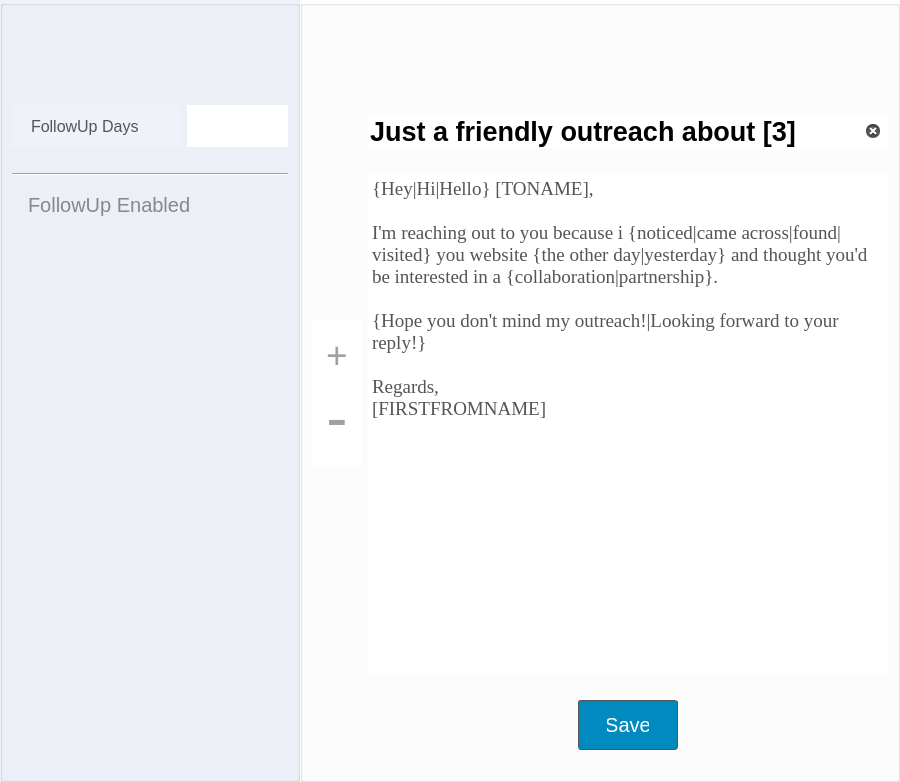
      <widget class="QWidget" name="stackedWidgetPage4">
       <layout class="QHBoxLayout" name="horizontalLayout_19">
        <property name="spacing">
         <number>0</number>
        </property>
        <property name="leftMargin">
         <number>0</number>
        </property>
        <property name="topMargin">
         <number>0</number>
        </property>
        <property name="rightMargin">
         <number>0</number>
        </property>
        <property name="bottomMargin">
         <number>0</number>
        </property>
        <item>
         <widget class="QGroupBox" name="groupBox_11">
          <property name="minimumSize">
           <size>
            <width>300</width>
            <height>0</height>
           </size>
          </property>
          <property name="maximumSize">
           <size>
            <width>300</width>
            <height>16777215</height>
           </size>
          </property>
          <property name="styleSheet">
           <string notr="true">background-color: #eff2f8;
</string>
          </property>
          <property name="title">
           <string/>
          </property>
          <layout class="QVBoxLayout" name="verticalLayout_14">
           <item>
            <spacer name="verticalSpacer_19">
             <property name="orientation">
              <enum>Qt::Vertical</enum>
             </property>
             <property name="sizeType">
              <enum>QSizePolicy::Fixed</enum>
             </property>
             <property name="sizeHint" stdset="0">
              <size>
               <width>20</width>
               <height>90</height>
              </size>
             </property>
            </spacer>
           </item>
           <item>
            <layout class="QHBoxLayout" name="horizontalLayout_17" stretch="5,3">
             <item>
              <widget class="QLabel" name="label_13">
               <property name="minimumSize">
                <size>
                 <width>0</width>
                 <height>25</height>
                </size>
               </property>
               <property name="font">
                <font>
                 <family>Arial</family>
                 <pointsize>12</pointsize>
                </font>
               </property>
               <property name="styleSheet">
                <string notr="true">color: #555;
padding-left: 15px;</string>
               </property>
               <property name="text">
                <string>FollowUp Days</string>
               </property>
               <property name="alignment">
                <set>Qt::AlignLeading|Qt::AlignLeft|Qt::AlignVCenter</set>
               </property>
              </widget>
             </item>
             <item>
              <widget class="QLineEdit" name="lineEdit_configuration_followup_days">
               <property name="minimumSize">
                <size>
                 <width>0</width>
                 <height>42</height>
                </size>
               </property>
               <property name="font">
                <font>
                 <family>Calibri</family>
                 <pointsize>11</pointsize>
                </font>
               </property>
               <property name="styleSheet">
                <string notr="true">background-color: rgb(255, 255, 255);</string>
               </property>
               <property name="frame">
                <bool>false</bool>
               </property>
              </widget>
             </item>
            </layout>
           </item>
           <item>
            <spacer name="verticalSpacer_27">
             <property name="orientation">
              <enum>Qt::Vertical</enum>
             </property>
             <property name="sizeType">
              <enum>QSizePolicy::Fixed</enum>
             </property>
             <property name="sizeHint" stdset="0">
              <size>
               <width>20</width>
               <height>20</height>
              </size>
             </property>
            </spacer>
           </item>
           <item>
            <widget class="Line" name="line_25">
             <property name="orientation">
              <enum>Qt::Horizontal</enum>
             </property>
            </widget>
           </item>
           <item>
            <widget class="QCheckBox" name="checkBox_configuration_followup_enabled">
             <property name="minimumSize">
              <size>
               <width>0</width>
               <height>25</height>
              </size>
             </property>
             <property name="font">
              <font>
               <pointsize>-1</pointsize>
              </font>
             </property>
             <property name="styleSheet">
              <string notr="true">QCheckBox::indicator {
                width: 0px; /* Hide the circle indicator */
                height: 0px;
            }
QCheckBox {
                font-size: 20px;
                color: #888;
                background-color: transparent;
                border: none;
                padding: 10px;
            }
            QCheckBox:checked {
                font-weight: bold;
                color: #000;
            }</string>
             </property>
             <property name="text">
              <string>FollowUp Enabled</string>
             </property>
            </widget>
           </item>
           <item>
            <spacer name="verticalSpacer_20">
             <property name="orientation">
              <enum>Qt::Vertical</enum>
             </property>
             <property name="sizeHint" stdset="0">
              <size>
               <width>20</width>
               <height>543</height>
              </size>
             </property>
            </spacer>
           </item>
          </layout>
         </widget>
        </item>
        <item>
         <widget class="QGroupBox" name="groupBox_17">
          <property name="minimumSize">
           <size>
            <width>600</width>
            <height>0</height>
           </size>
          </property>
          <property name="maximumSize">
           <size>
            <width>1920</width>
            <height>1080</height>
           </size>
          </property>
          <property name="styleSheet">
           <string notr="true">background-color: #fff;</string>
          </property>
          <property name="title">
           <string/>
          </property>
          <layout class="QHBoxLayout" name="horizontalLayout_18">
           <item>
            <layout class="QVBoxLayout" name="verticalLayout_16">
             <property name="spacing">
              <number>0</number>
             </property>
             <item>
              <spacer name="verticalSpacer_23">
               <property name="orientation">
                <enum>Qt::Vertical</enum>
               </property>
               <property name="sizeHint" stdset="0">
                <size>
                 <width>20</width>
                 <height>40</height>
                </size>
               </property>
              </spacer>
             </item>
             <item>
              <widget class="QGroupBox" name="groupBox_18">
               <property name="minimumSize">
                <size>
                 <width>50</width>
                 <height>0</height>
                </size>
               </property>
               <property name="maximumSize">
                <size>
                 <width>50</width>
                 <height>16777215</height>
                </size>
               </property>
               <property name="styleSheet">
                <string notr="true">border: none;</string>
               </property>
               <property name="title">
                <string/>
               </property>
               <layout class="QVBoxLayout" name="verticalLayout_7">
                <item>
                 <widget class="QPushButton" name="pushButton_compose_zoomIn_2">
                  <property name="font">
                   <font>
                    <family>MS Shell Dlg 2</family>
                    <pointsize>28</pointsize>
                    <weight>50</weight>
                    <bold>false</bold>
                   </font>
                  </property>
                  <property name="styleSheet">
                   <string notr="true">QPushButton {
    background: transparent;
	color: #a0a0a0;
    }

QPushButton:hover {
    color: #a0a0a077;
    }

QPushButton:pressed {
    border-style: inset;
	 color: #a0a0a0;    
}</string>
                  </property>
                  <property name="text">
                   <string>+</string>
                  </property>
                 </widget>
                </item>
                <item>
                 <widget class="QPushButton" name="pushButton_compose_zoomOut_2">
                  <property name="font">
                   <font>
                    <family>MS Shell Dlg 2</family>
                    <pointsize>48</pointsize>
                    <weight>50</weight>
                    <bold>false</bold>
                   </font>
                  </property>
                  <property name="styleSheet">
                   <string notr="true">QPushButton {
    background: transparent;
	color: #a0a0a0;
    }

QPushButton:hover {
    color: #a0a0a077;
    }

QPushButton:pressed {
    border-style: inset;
	 color: #a0a0a0;    
}</string>
                  </property>
                  <property name="text">
                   <string>-</string>
                  </property>
                 </widget>
                </item>
               </layout>
              </widget>
             </item>
             <item>
              <spacer name="verticalSpacer_22">
               <property name="orientation">
                <enum>Qt::Vertical</enum>
               </property>
               <property name="sizeHint" stdset="0">
                <size>
                 <width>20</width>
                 <height>40</height>
                </size>
               </property>
              </spacer>
             </item>
            </layout>
           </item>
           <item>
            <layout class="QVBoxLayout" name="verticalLayout_15">
             <item>
              <spacer name="verticalSpacer_24">
               <property name="orientation">
                <enum>Qt::Vertical</enum>
               </property>
               <property name="sizeType">
                <enum>QSizePolicy::Fixed</enum>
               </property>
               <property name="sizeHint" stdset="0">
                <size>
                 <width>20</width>
                 <height>100</height>
                </size>
               </property>
              </spacer>
             </item>
             <item>
              <widget class="QLineEdit" name="lineEdit_follow_up_subject">
               <property name="font">
                <font>
                 <family>Arial</family>
                 <pointsize>20</pointsize>
                 <weight>75</weight>
                 <bold>true</bold>
                </font>
               </property>
               <property name="styleSheet">
                <string notr="true">background-color: rgb(255, 255, 255);
border: none;</string>
               </property>
               <property name="text">
                <string>Just a friendly outreach about [3]</string>
               </property>
               <property name="frame">
                <bool>false</bool>
               </property>
               <property name="clearButtonEnabled">
                <bool>true</bool>
               </property>
              </widget>
             </item>
             <item>
              <spacer name="verticalSpacer_21">
               <property name="orientation">
                <enum>Qt::Vertical</enum>
               </property>
               <property name="sizeType">
                <enum>QSizePolicy::Fixed</enum>
               </property>
               <property name="sizeHint" stdset="0">
                <size>
                 <width>20</width>
                 <height>20</height>
                </size>
               </property>
              </spacer>
             </item>
             <item>
              <widget class="QTextBrowser" name="textBrowser_follow_up_body">
               <property name="minimumSize">
                <size>
                 <width>400</width>
                 <height>400</height>
                </size>
               </property>
               <property name="font">
                <font>
                 <family>Times New Roman</family>
                 <pointsize>12</pointsize>
                </font>
               </property>
               <property name="styleSheet">
                <string notr="true">

QTextEdit{
	border: none;
background-color: rgb(255, 255, 255);
color: #555;
}

QScrollBar:vertical {
                border: none;
                background: #f5f5f5;
                width: 10px;
                margin: 0px 0px 0px 0px;
            }
            QScrollBar::handle:vertical {
                background: #888;
                min-height: 20px;
                border-radius: 5px;
            }
            QScrollBar::handle:vertical:hover {
                background: #666;
            }
            QScrollBar::sub-line:vertical, QScrollBar::add-line:vertical {
                background: none;
                height: 0px;
            }
            QScrollBar::add-page:vertical, QScrollBar::sub-page:vertical {
                background: #f5f5f5;
            }</string>
               </property>
               <property name="frameShape">
                <enum>QFrame::NoFrame</enum>
               </property>
               <property name="frameShadow">
                <enum>QFrame::Plain</enum>
               </property>
               <property name="readOnly">
                <bool>false</bool>
               </property>
               <property name="html">
                <string>&lt;!DOCTYPE HTML PUBLIC &quot;-//W3C//DTD HTML 4.0//EN&quot; &quot;http://www.w3.org/TR/REC-html40/strict.dtd&quot;&gt;
&lt;html&gt;&lt;head&gt;&lt;meta name=&quot;qrichtext&quot; content=&quot;1&quot; /&gt;&lt;style type=&quot;text/css&quot;&gt;
p, li { white-space: pre-wrap; }
&lt;/style&gt;&lt;/head&gt;&lt;body style=&quot; font-family:'Times New Roman'; font-size:12pt; font-weight:400; font-style:normal;&quot;&gt;
&lt;p style=&quot; margin-top:0px; margin-bottom:0px; margin-left:0px; margin-right:0px; -qt-block-indent:0; text-indent:0px;&quot;&gt;&lt;span style=&quot; font-family:'Arial'; font-size:14pt; color:#555555;&quot;&gt;{Hey|Hi|Hello} [TONAME],&lt;/span&gt;&lt;/p&gt;
&lt;p style=&quot;-qt-paragraph-type:empty; margin-top:0px; margin-bottom:0px; margin-left:0px; margin-right:0px; -qt-block-indent:0; text-indent:0px; font-family:'monospace'; font-size:14pt; color:#555555;&quot;&gt;&lt;br /&gt;&lt;/p&gt;
&lt;p style=&quot; margin-top:0px; margin-bottom:0px; margin-left:0px; margin-right:0px; -qt-block-indent:0; text-indent:0px;&quot;&gt;&lt;span style=&quot; font-family:'monospace'; font-size:14pt; color:#555555;&quot;&gt;I'm reaching out to you because i {noticed|came across|found|visited} you website {the other day|yesterday} and thought you'd be interested in a {collaboration|partnership}.&lt;/span&gt;&lt;/p&gt;
&lt;p style=&quot;-qt-paragraph-type:empty; margin-top:0px; margin-bottom:0px; margin-left:0px; margin-right:0px; -qt-block-indent:0; text-indent:0px; font-family:'monospace'; font-size:14pt; color:#555555;&quot;&gt;&lt;br /&gt;&lt;/p&gt;
&lt;p style=&quot; margin-top:0px; margin-bottom:0px; margin-left:0px; margin-right:0px; -qt-block-indent:0; text-indent:0px;&quot;&gt;&lt;span style=&quot; font-family:'monospace'; font-size:14pt; color:#555555;&quot;&gt;{Hope you don't mind my outreach!|Looking forward to your reply!}&lt;/span&gt;&lt;/p&gt;
&lt;p style=&quot;-qt-paragraph-type:empty; margin-top:0px; margin-bottom:0px; margin-left:0px; margin-right:0px; -qt-block-indent:0; text-indent:0px; font-family:'monospace'; font-size:14pt; color:#555555;&quot;&gt;&lt;br /&gt;&lt;/p&gt;
&lt;p style=&quot; margin-top:0px; margin-bottom:0px; margin-left:0px; margin-right:0px; -qt-block-indent:0; text-indent:0px;&quot;&gt;&lt;span style=&quot; font-family:'monospace'; font-size:14pt; color:#555555;&quot;&gt;Regards,&lt;/span&gt;&lt;/p&gt;
&lt;p style=&quot; margin-top:0px; margin-bottom:0px; margin-left:0px; margin-right:0px; -qt-block-indent:0; text-indent:0px;&quot;&gt;&lt;span style=&quot; font-family:'monospace'; font-size:14pt; color:#555555;&quot;&gt;[FIRSTFROMNAME]&lt;/span&gt;&lt;/p&gt;&lt;/body&gt;&lt;/html&gt;</string>
               </property>
              </widget>
             </item>
             <item>
              <spacer name="verticalSpacer_25">
               <property name="orientation">
                <enum>Qt::Vertical</enum>
               </property>
               <property name="sizeType">
                <enum>QSizePolicy::Fixed</enum>
               </property>
               <property name="sizeHint" stdset="0">
                <size>
                 <width>20</width>
                 <height>20</height>
                </size>
               </property>
              </spacer>
             </item>
             <item>
              <layout class="QHBoxLayout" name="horizontalLayout_20">
               <property name="topMargin">
                <number>0</number>
               </property>
               <item>
                <spacer name="horizontalSpacer_38">
                 <property name="orientation">
                  <enum>Qt::Horizontal</enum>
                 </property>
                 <property name="sizeHint" stdset="0">
                  <size>
                   <width>40</width>
                   <height>20</height>
                  </size>
                 </property>
                </spacer>
               </item>
               <item>
                <widget class="QPushButton" name="pushButton_follow_up_save">
                 <property name="minimumSize">
                  <size>
                   <width>100</width>
                   <height>50</height>
                  </size>
                 </property>
                 <property name="maximumSize">
                  <size>
                   <width>100</width>
                   <height>16777215</height>
                  </size>
                 </property>
                 <property name="font">
                  <font>
                   <pointsize>15</pointsize>
                  </font>
                 </property>
                 <property name="styleSheet">
                  <string notr="true">QPushButton {
    border: 1px solid #555;
    border-radius: 3px;
    border-style: Solid;
    background: rgba(0, 138, 191);
    padding: 5px 28px;
	color: rgb(255, 255, 255);
    }

QPushButton:hover {
    background: rgba(0, 138, 191, 0.6);
	opacity: 0.2
    }

QPushButton:pressed {
    border-style: inset;
    background: rgb(0, 138, 191);
    }</string>
                 </property>
                 <property name="text">
                  <string>Save</string>
                 </property>
                </widget>
               </item>
               <item>
                <spacer name="horizontalSpacer_37">
                 <property name="orientation">
                  <enum>Qt::Horizontal</enum>
                 </property>
                 <property name="sizeHint" stdset="0">
                  <size>
                   <width>40</width>
                   <height>20</height>
                  </size>
                 </property>
                </spacer>
               </item>
              </layout>
             </item>
             <item>
              <spacer name="verticalSpacer_26">
               <property name="orientation">
                <enum>Qt::Vertical</enum>
               </property>
               <property name="sizeType">
                <enum>QSizePolicy::Fixed</enum>
               </property>
               <property name="sizeHint" stdset="0">
                <size>
                 <width>20</width>
                 <height>20</height>
                </size>
               </property>
              </spacer>
             </item>
            </layout>
           </item>
          </layout>
         </widget>
        </item>
       </layout>
      </widget>
